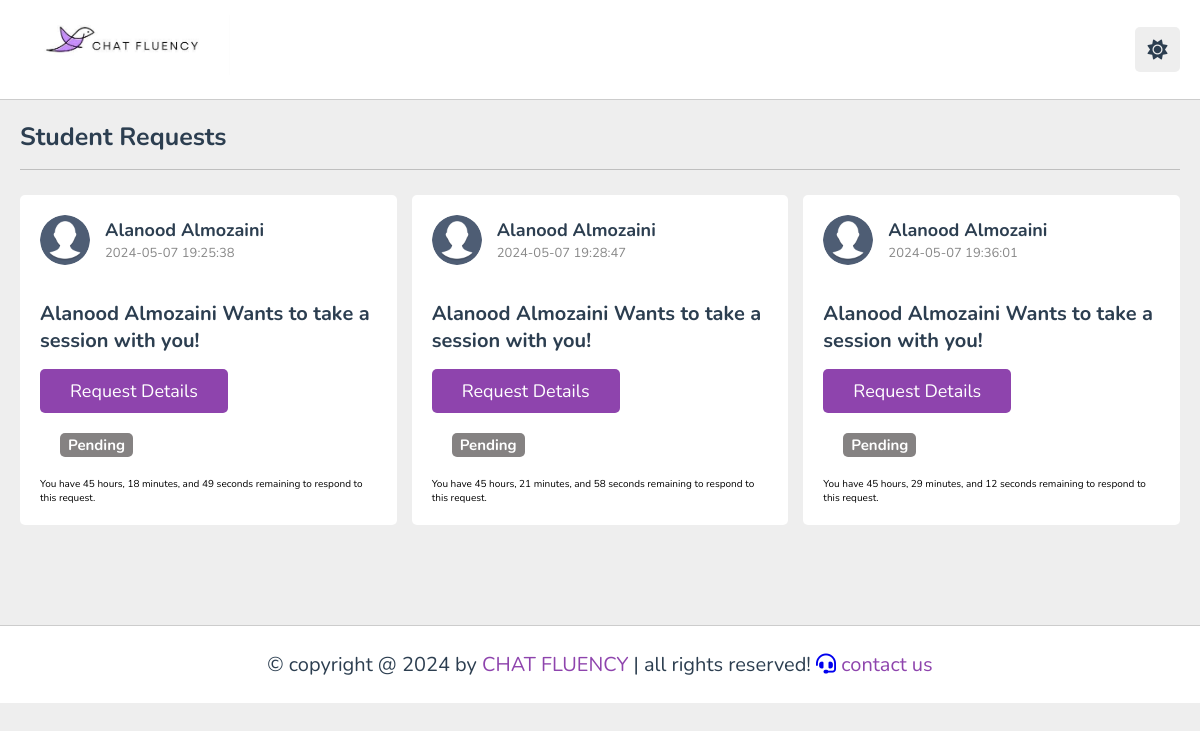
The app's page /learner_requests.php with its own data.
### tables this page shows
CREATE TABLE `learningrequests` (
  `RequestID` int(11) NOT NULL,
  `LearnerID` int(11) NOT NULL,
  `PartnerID` int(11) NOT NULL,
  `LanguageToLearn` set('English','Spanish','French','Mandarian Chinese','Arabic','Hindi','Russian','Portuguese','Bengali','German') NOT NULL,
  `ProficiencyLevel` set('Beginner','Intermediate','Advanced','') DEFAULT NULL,
  `PreferredSchedule` datetime(6) DEFAULT NULL,
  `SessionDuration` varchar(15) DEFAULT NULL,
  `RequestDate` timestamp NOT NULL DEFAULT current_timestamp(),
  `Status` enum('Pending','Accepted','Rejected') DEFAULT 'Pending',
  `LearnerGoals` text NOT NULL,
  `RequestTimestamp` timestamp NOT NULL DEFAULT current_timestamp(),
  `Withdrawn` tinyint(1) DEFAULT 0
);

CREATE TABLE `languagelearners` (
  `LearnerID` int(11) NOT NULL,
  `FirstName` varchar(15) NOT NULL,
  `LastName` varchar(15) NOT NULL,
  `Email` varchar(30) NOT NULL,
  `Password` varchar(50) NOT NULL,
  `Photo` varchar(255) DEFAULT NULL,
  `City` varchar(20) DEFAULT NULL,
  `Location` varchar(100) DEFAULT NULL,
  `User_Role` enum('learner','partner') NOT NULL DEFAULT 'learner'
);

### connect.php (called while the page is built, shortened)
<?php
class Connect {
    private $servername = "localhost";
    private $username = "root";
    private $password = "";
    private $dbname = "chatfluency";
    public function __construct() {
        $this->conn = mysqli_connect($this->servername, $this->username, $this->password, $this->dbname);
    }
}
?>

### learner_requests.php (the view, shortened to what this page needs)
<?php
include 'connect.php';
$connection = new Connect();
$sql = "SELECT lr.*, ll.FirstName AS LearnerFirstName, ll.LastName AS LearnerLastName, ll.Photo
        FROM LearningRequests lr
        INNER JOIN LanguageLearners ll ON lr.LearnerID = ll.LearnerID";
$stmt = $connection->conn->query($sql);
function getStatusColor($status) {
   switch ($status) {
       case 'Pending':
           return 'pending';
           break;
   }
}
?>
<!DOCTYPE html>
<html lang="en">
<head>
   <link rel="stylesheet" href="https://cdnjs.cloudflare.com/ajax/libs/font-awesome/6.1.2/css/all.min.css">
   <link rel="stylesheet" href="style.css">
</head>
<body>
<header class="header">
   <section class="flex">
      <a href="home.php" class="logo"> <img src = "images/logo.jpg" width="210" height="60" alt="logo"></a>
      <div class="icons">
         <div id="toggle-btn" class="fas fa-sun"></div>
      </div>
   </section>
</header>
<section class="courses">
   <h1 class="heading">Student Requests</h1>
   <div class="box-container">
   <?php
if ($stmt && $stmt->num_rows > 0) {
    while ($row = $stmt->fetch_assoc()) {
if ($row["Status"] === "Pending") {
   $remainingTime = (47 * 3600) + (59 * 60) + 59;
   $currentTime = time();
   $requestTime = strtotime($row["RequestTimestamp"]);
   $elapsedTime = $currentTime - $requestTime;
   $remainingTime -= $elapsedTime;
   $remainingTime = max(0, $remainingTime);
   $remainingHours = floor($remainingTime / 3600);
   $remainingMinutes = floor(($remainingTime % 3600) / 60);
   $remainingSeconds = $remainingTime % 60;
} else {
   $remainingTime = null;
}
        echo '<div class="box">';
        echo '<div class="tutor">';
        echo '<img src="images/' . $row["Photo"] . '" alt="Learner photo">';
        echo '<div class="info">';
        $learner_name = $row["LearnerFirstName"] . ' ' . $row["LearnerLastName"];
        echo '<h3>' . $learner_name . '</h3>';
        echo '<span>' . $row["RequestDate"] . '</span>';
        echo '</div>';
        echo '</div>';
        echo '<h3 class="title">' . $learner_name . ' Wants to take a session with you!</h3>';
        echo '<a href="Request_Details.php?request_id=' . $row["RequestID"] . '" class="inline-btn">Request Details</a>';
        echo '<div class="box">';
        $status = $row["Status"];
        echo '<div class="request-status ' . getStatusColor($status) . '">' . $status . ' </div>';
        echo '</div>';
if ($remainingTime !== null && $remainingTime > 0) {
   echo "<p>You have " . $remainingHours . " hours, " . $remainingMinutes . " minutes, and " . $remainingSeconds . " seconds remaining to respond to this request.</p>";
} elseif ($remainingTime !== null && $remainingTime <= 0) {
   $delete_request = $connection->conn->prepare("DELETE FROM LearningRequests WHERE RequestID = ?");
   $delete_request->bind_param("i", $row["RequestID"]);
   $delete_request->execute();
   continue;
}
        echo '</div>';
    }
} else {
    echo "<p>No learner requests found.</p>";
}
?>
   </div>
</section>
<footer style="margin-top : 80px;" class="footer">
   &copy; copyright @ 2024 by <span>CHAT FLUENCY</span> | all rights reserved!
   <a href="contact_partner.php"><i class="fas fa-headset"></i><span> contact us</span></a>
</footer>
</body>
</html>

### style.css (style rules this page uses)
:root { --main-color:#8e44ad; --red:#e74c3c; --orange:#f39c12; --light-color:#888; --light-bg:#eee; --black:#2c3e50; --white:#fff; --border:.1rem solid rgba(0,0,0,.2); }
* { font-family: 'Nunito', sans-serif; margin:0; padding:0; box-sizing: border-box; outline: none; border:none; text-decoration: none; }
html { font-size: 62.5%; overflow-x: hidden; }
body { background-color: var(--light-bg); padding-left: 30rem; }
section { padding:2rem; margin: 0 auto; max-width: 1200px; }
.heading { font-size: 2.5rem; color:var(--black); margin-bottom: 2.5rem; border-bottom: var(--border); padding-bottom: 1.5rem; text-transform: capitalize; }
.inline-btn, .inline-option-btn, .inline-delete-btn, .btn, .delete-btn, .option-btn { border-radius: .5rem; color:#fff; font-size: 1.8rem; cursor: pointer; text-transform: capitalize; padding:1rem 3rem; text-align: center; margin-top: 1rem; }
.inline-btn, .inline-option-btn, .inline-delete-btn { display: inline-block; }
.btn, .inline-btn { background-color: var(--main-color); }
.header { position: sticky; top:0; left:0; right: 0; background-color: var(--white); z-index: 1000; border-bottom: var(--border); }
.header .flex { display: flex; align-items: center; justify-content: space-between; position: relative; padding: 1.5rem 2rem; }
.header .flex .logo { font-size: 2.5rem; color: var(--black); }
.header .flex .icons div { font-size: 2rem; color:var(--black); background-color: var(--light-bg); border-radius: .5rem; height: 4.5rem; width: 4.5rem; line-height: 4.5rem; cursor: pointer; text-align: center; margin-left: .7rem; }
.courses .box-container { display: grid; grid-template-columns: repeat(auto-fit, minmax(30rem, 1fr)); gap:1.5rem; justify-content: center; align-items: flex-start; }
.courses .box-container .box { border-radius: .5rem; background-color: var(--white); padding: 2rem; }
.courses .box-container .box .tutor { display: flex; align-items: center; gap: 1.5rem; margin-bottom: 2.5rem; }
.courses .box-container .box .tutor img { height: 5rem; width: 5rem; border-radius: 50%; object-fit: cover; }
.courses .box-container .box .tutor h3 { font-size: 1.8rem; color: var(--black); margin-bottom: .2rem; }
.courses .box-container .box .tutor span { font-size: 1.3rem; color:var(--light-color); }
.courses .box-container .box .title { font-size: 2rem; color: var(--black); padding-bottom: .5rem; padding-top: 1rem; }
.footer { background-color: var(--white); border-top: var(--border); position: sticky; bottom: 0; left: 0; right: 0; text-align: center; font-size: 2rem; padding:2.5rem 2rem; color:var(--black); margin-top: 1rem; z-index: 1000; }
.footer span { color:var(--main-color); }
@media (max-width:1200px) { body { padding-left: 0; } }
.request-status { display: inline-block; padding: 2px 8px; border-radius: 5px; font-weight: bold; font-size: 1.5rem; }
.pending { background-color: rgb(133, 130, 130); color: white; }

### records on screen
learningrequests: LearnerID.Photo (placeholder picture), LearnerID.LastName "Alanood Almozaini", RequestDate "2024-05-07 19:25:38", Status "Pending", remainingHours "45", remainingMinutes "18", remainingSeconds "49"
learningrequests: LearnerID.Photo (placeholder picture), LearnerID.LastName "Alanood Almozaini", RequestDate "2024-05-07 19:28:47", Status "Pending", remainingHours "45", remainingMinutes "21", remainingSeconds "58"
learningrequests: LearnerID.Photo (placeholder picture), LearnerID.LastName "Alanood Almozaini", RequestDate "2024-05-07 19:36:01", Status "Pending", remainingHours "45", remainingMinutes "29", remainingSeconds "12"
